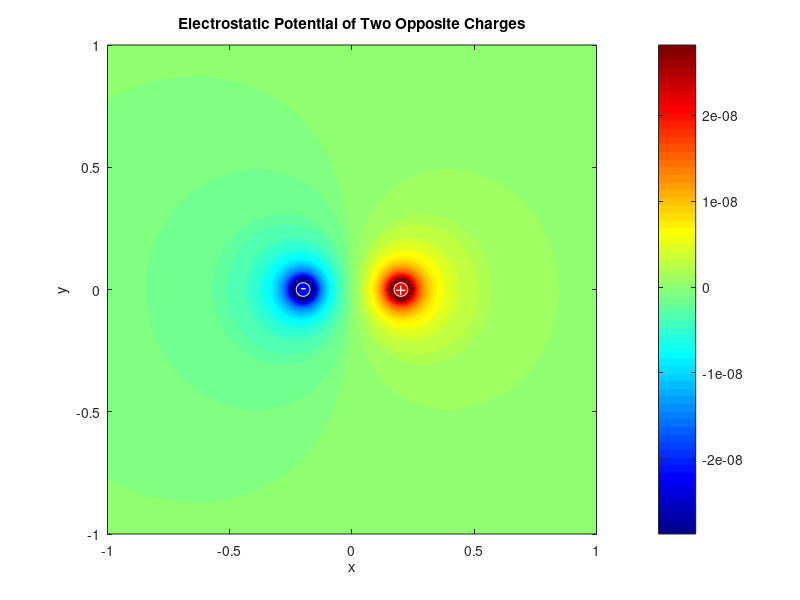

This figure's MATLAB source:
clear; close all;

%%%%% Constants
K = 8.99e9;    % Coulomb constant 1/(4*pi*ε0)
e0 = 1.6e-19;  % Elementary charge

% Create mesh
g = -1:0.01:1;
[xg, yg] = meshgrid(g);
d = 0.05;  % Radius of charge

%%%%% Charge 1 (negative)
q1 = -1*e0;
xp1 = -0.2;  % x coordinate of charge
yp1 = 0;    % y coordinate of charge
xi1 = xg - xp1;
yi1 = yg - yp1;
R1 = sqrt(xi1.^2 + yi1.^2);
V1 = q1*K./R1;
idx1 = (R1 < d);
V1max = K*q1/d;

%%%%% Charge 2 (positive)
q2 = 1*e0;
xp2 = 0.2;   % x coordinate of charge
yp2 = 0;     % y coordinate of charge
xi2 = xg - xp2;
yi2 = yg - yp2;
R2 = sqrt(xi2.^2 + yi2.^2);
V2 = q2*K./R2;
idx2 = (R2 < d);
V2max = K*q2/d;

%%%%% Sum potentials
V = V1 + V2;
V(idx1) = V1max;
V(idx2) = V2max;

%%%%% Plot
figure
contour(xg, yg, V, 100, ':k', 'LineWidth', 0.5)  % Plot contour lines in black
hold on
contourf(xg, yg, V, 100, 'LineStyle', 'none')    % Plot filled contours
colormap(jet)

% Add charge symbols with white background
plot(xp1, yp1, 'wo', 'MarkerFaceColor', 'b', 'MarkerSize', 10)  % Negative charge
plot(xp2, yp2, 'wo', 'MarkerFaceColor', 'r', 'MarkerSize', 10)  % Positive charge
text(xp1, yp1, '-', 'Color', 'w', 'FontSize', 14, ...
    'HorizontalAlignment', 'center', 'VerticalAlignment', 'middle')
text(xp2, yp2, '+', 'Color', 'w', 'FontSize', 14, ...
    'HorizontalAlignment', 'center', 'VerticalAlignment', 'middle')

axis equal
axis([-1 1 -1 1])
colorbar
title('Electrostatic Potential of Two Opposite Charges')
xlabel('x')
ylabel('y')

% Save figure
saveas(gcf, 'two_charges_potential.png')
